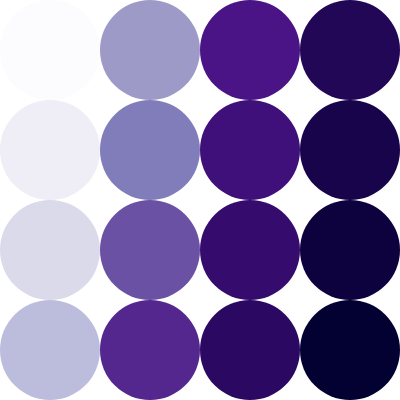
Frame 1 (no input)
Frame 2 (the mouse pressed at the canvas centre, redrawn once): identical to frame 1, image omitted

The p5.js sketch that drew this single still picture (run headless with seeded random() and noise() and a simulated clock; the mouse was pressed at the canvas centre and the sketch redrawn once):

// p5.js sketch
// ── sketch.js
// Step 4: Introduces color palettes for harmonious color schemes
// This is the p5.js equivalent of looping-pattern-step4.py
// Uses a predefined palette instead of random colors

let canvasWidth = 400;
let canvasHeight = 400;
let cellWidth = 100;
let cellHeight = 100;

// Color palette - 16 colors inspired by seaborn's "Purples" palette
// You can create your own palettes or use tools like coolors.co
let palette = [
  '#fcfbfd', '#efedf5', '#dadaeb', '#bcbddc',
  '#9e9ac8', '#807dba', '#6a51a3', '#54278f',
  '#4a1486', '#3f0f7a', '#350c6e', '#2b0962',
  '#210756', '#17044a', '#0d023e', '#030132'
];

function setup() {
  createCanvas(canvasWidth, canvasHeight);
  noLoop();
}

function draw() {
  background(255);

  // Create a 4x4 grid, using palette colors in order
  for (let i = 0; i < 4; i++) {
    for (let j = 0; j < 4; j++) {
      console.log("row:", i, "col:", j);

      // Select color from palette based on position
      let colorIndex = 4 * i + j;
      let circleColor = palette[colorIndex];

      drawCircle(
        i * cellWidth,
        j * cellHeight,
        cellWidth,
        circleColor
      );
    }
  }
}

// Helper function to draw circles
function drawCircle(x, y, diameter, circleColor) {
  fill(circleColor);
  noStroke();
  ellipse(x + diameter / 2, y + diameter / 2, diameter, diameter);
}
